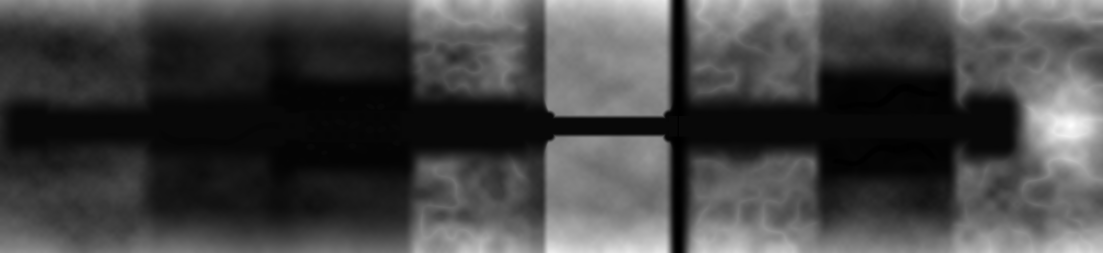
#> input picture SourceArt/Landscape/Zone1_Heightmap_v5.png, 2206 x 505 px (shown at 1/2 size)
$ python make_heightmap_v6_pond.py
#> lines starting #> are read from the running program, lines starting #| are printed output that depends on the picture; after the words box and inside, x2 and y2 are one past the last pixel; in counts of white or black regions, pixels touching at a corner belong together
"""Heightmap v6: v5 plus a natural pond basin where the Zone 2 tar pool sits (26200, 0).

The pool used to be a flat plane dropped on flat ground, so its edge cut a straight line across
the grass. This digs a real hollow for it: an irregular bowl about 18 m across with a soft rim,
an uneven floor at -140 cm, and a low lip of spoil around the outside, so the shoreline follows
the ground instead of slicing through it.

Writes Zone1_Heightmap_v6.png, Zone1_Heightmap_v6_RG.png (for Saved/import_land.py) and
pond_water_mask.npy (cells the water surface covers).
"""
import numpy as np
from PIL import Image

QUAD = 50.0
ORIGIN_X, ORIGIN_Y = -3000.0, -12600.0
CX, CY = 26200.0, 0.0
FLOOR, WATER = -140.0, -45.0

hm = np.asarray(Image.open("Zone1_Heightmap_v5.png")).astype(np.float64)
h = (hm - 32768) / 1.28
NY, NX = h.shape
#> NY = 505; NX = 2206
X, Y = np.meshgrid(ORIGIN_X + QUAD * np.arange(NX), ORIGIN_Y + QUAD * np.arange(NY))


def smoothstep(e0, e1, v):
    t = np.clip((v - e0) / (e1 - e0), 0, 1)
    return t * t * (3 - 2 * t)


dx, dy = X - CX, Y - CY
dist = np.hypot(dx, dy)
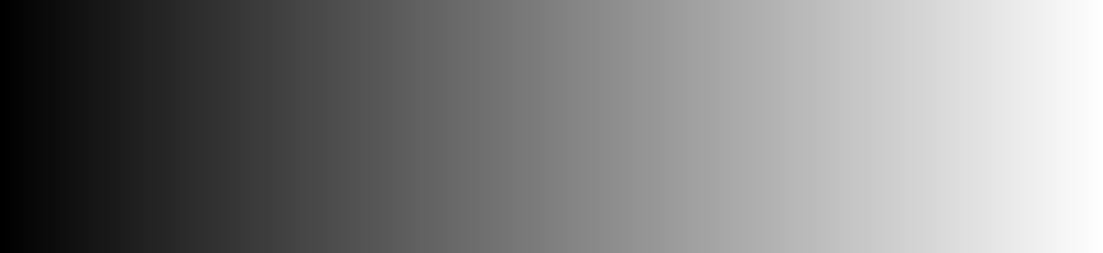
#> dx: shape (505, 2206) float64 (shown at 1/2 size); min -29200, max 81050, mean 25925; drawn with min black and max white
th = np.arctan2(dy, dx)
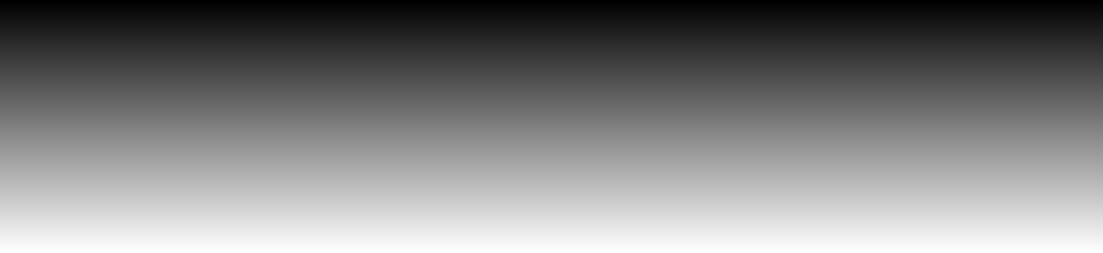
#> dy: shape (505, 2206) float64 (shown at 1/2 size); min -12600, max 12600, mean 0; drawn with min black and max white
# wobbly outline so no part of the shore is a straight line or a clean circle
R = 880 + 230 * np.sin(2 * th + 0.6) + 150 * np.sin(3 * th - 1.2) + 80 * np.sin(5 * th + 2.1)
rho = dist / R

floor = FLOOR + 14 * np.sin(X / 130.0) * np.cos(Y / 155.0)      # uneven bottom
bowl = smoothstep(1.02, 0.52, rho)                               # 1 in the middle, 0 past the rim
carved = h + (floor - h) * bowl
h_new = np.minimum(h, carved)                                    # only ever digs

lip = 26 * (smoothstep(0.98, 1.10, rho) * (1 - smoothstep(1.18, 1.34, rho)))
h_new = h_new + lip * (rho > 1.0)                                # low bank of spoil outside the rim

out = np.clip(np.round(32768 + h_new * 1.28), 0, 65535).astype(np.uint16)
Image.fromarray(out).save("Zone1_Heightmap_v6.png")
rg = np.zeros((NY, NX, 4), np.uint8)
rg[..., 0] = out >> 8
rg[..., 1] = out & 255
rg[..., 3] = 255
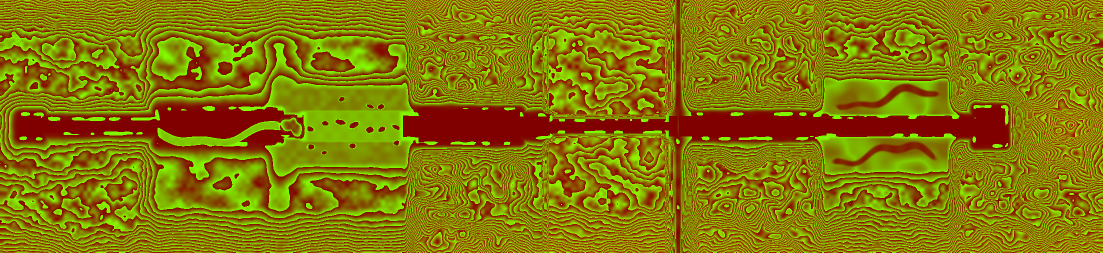
#> rg: shape (505, 2206, 4) (shown at 1/2 size); mean of channels 0, 1, 2, 3 135.1, 119.9, 0, 255; drawn as R, G, B
Image.fromarray(rg, "RGBA").save("Zone1_Heightmap_v6_RG.png")

hq = (out.astype(np.float64) - 32768) / 1.28
mask = (hq < WATER) & (rho < 0.97)                               # water only inside this bowl
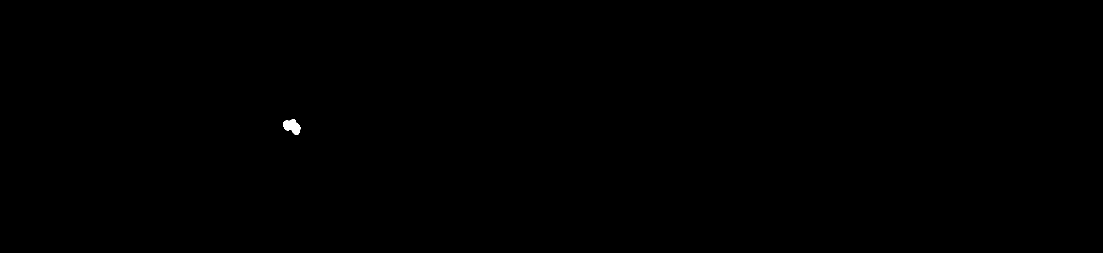
#> mask: shape (505, 2206) bool (shown at 1/2 size); 0.06% white; 1 white region, box (x1, y1, x2, y2) and area: (566, 238, 601, 270) 711
np.save("pond_water_mask.npy", mask)

d = (out.astype(np.int64) - hm.astype(np.int64)) / 1.28
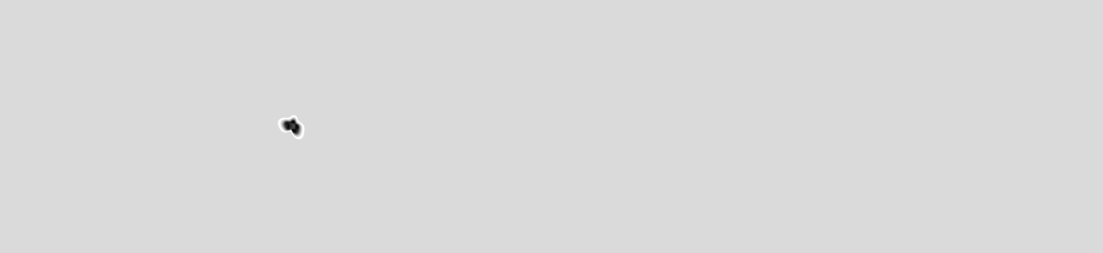
#> d: shape (505, 2206) float64 (shown at 1/2 size); min -153.9, max 25.78, mean -0.1; drawn with min black and max white
print(f"cells dug: {(d < -0.5).sum()}  deepest {d.min():.0f} cm  raised {d.max():.1f} cm")
#| cells dug: 1027  deepest -154 cm  raised 25.8 cm
print(f"water cells: {mask.sum()}  pond width x: {(mask.any(axis=0)).sum() * QUAD / 100:.0f} m"
      f"  y: {(mask.any(axis=1)).sum() * QUAD / 100:.0f} m")
#| water cells: 711  pond width x: 18 m  y: 16 m
print("changes outside the pond:", ((np.abs(d) > 0.5) & (dist > 2200)).sum())
#| changes outside the pond: 0
